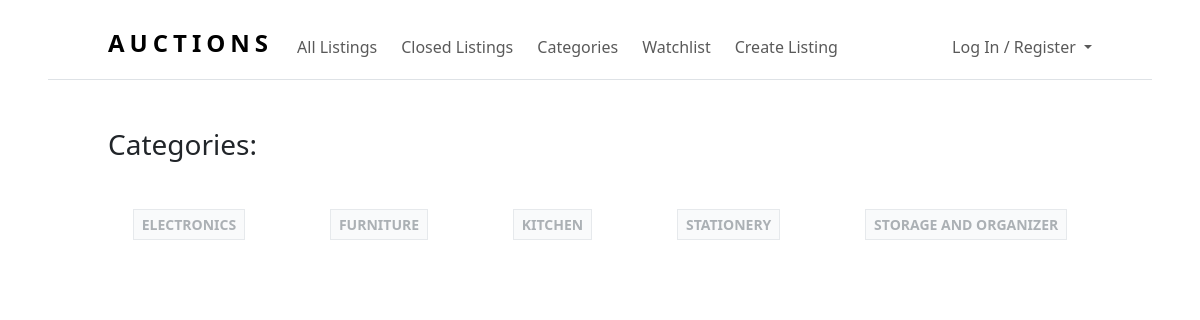
The page /categories on the database as committed earlier.
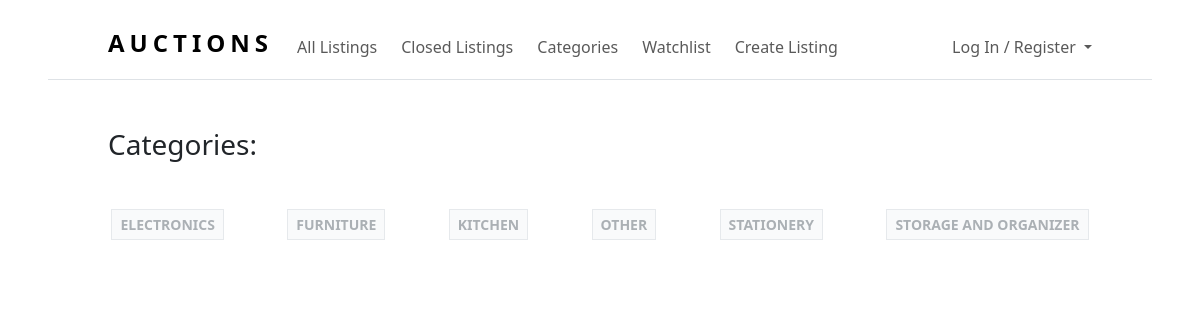
The same page on the database as committed later.
### auctions/models.py (models this page shows)
class Category(models.Model):
    category = models.CharField(max_length=255)
    class Meta:
        ordering = ["category"]
    def __str__(self):
        return self.category

### auctions/views.py (the view)
# urls.py: path("categories", views.categories, name="categories"),
def categories(request):
    return render(request, "auctions/categories.html", {
        "categories": Category.objects.all(),
        "headline": f"Categories:"
    })

### auctions/templates/auctions/categories.html
{% extends "auctions/layout.html" %}
{% block body %}
<div class="container mx-5 my-2">
    <div class="mx-5">
        <h3>{{ headline }}</h3>
    </div>
</div>
<div class="d-flex flex-wrap m-5 justify-content-evenly ">
    {% for category in categories %}
    <div class="mb-2 d-block">
        <div class="btn btn-sm btn-light border rounded-0 text-uppercase text-decoration-none text-secondary fw-bold opacity-75">
            <a href="{% url 'listing_category' category_name=category %}"
        class="text-uppercase text-decoration-none text-secondary fw-bold opacity-75">{{category}}</a>
        </div>
    </div>
    {% endfor %}
</div>
{% endblock %}

### auctions/templates/auctions/layout.html (shortened to what this page needs)
{% load static %}
<!DOCTYPE html>
<html lang="en">
    <head>
        <link href="https://cdn.jsdelivr.net/npm/bootstrap@5.3.0-alpha3/dist/css/bootstrap.min.css" rel="stylesheet">
        <link rel="stylesheet" href="https://cdn.jsdelivr.net/npm/bootstrap-icons@1.10.4/font/bootstrap-icons.css">
        <link href="{% static 'auctions/styles.css' %}" rel="stylesheet">
    </head>
    <body>
        <nav class="mx-5 pt-4 navbar navbar-expand-lg navbar-white bg-white sticky-top border-bottom">
            <div class="mx-5 container-fluid">
                <a class="text-decoration-none navbar-brand me-3" href="/">
                    <h4 class="fw-bold" style="letter-spacing:5px;">AUCTIONS</h4>
                </a>
                <div class="collapse navbar-collapse" id="navbarNavDropdown">
                    <ul class="navbar-nav me-auto mb-2 mb-lg-0">
                        <li class="nav-item">
                            <a class="nav-link me-2" aria-current="page" href="{% url 'all' %}">All Listings</a>
                        </li>
                        <li class="nav-item">
                            <a class="nav-link me-2" aria-current="page" href="{% url 'closed' %}">Closed Listings</a>
                        </li>
                        <li class= "nav-item">
                            <a class="nav-link me-2" href="{% url 'categories' %}">Categories</a>
                        </li>
                        <li class="nav-item">
                            <a class="nav-link me-2" href="{% url 'watchlists' %}">Watchlist</a>
                        </li>
                        <li class="nav-item">
                            <a class="nav-link me-2" href="{% url 'create' %}">Create Listing</a>
                        </li>
                    </ul>
                    <span class="navbar-text dropdown">
                        {% if user.is_authenticated %}
                        <div class="dropdown-toggle" href="/" role="button" data-bs-toggle="dropdown" aria-expanded="false">
                            <i class="bi bi-person-fill me-1"></i>{{ user.username }}
                        </div>
                        <ul class="dropdown-menu">
                            <li class="nav-item">
                                <a class="text-decoration-none dropdown-item" href="{% url 'my_listings' %}">My Listings</a>
                            </li>
                            <li class="nav-item">
                                <a class="text-decoration-none dropdown-item" href="{% url 'logout' %}">Log Out</a>
                            </li>
                        </ul>
                        {% else %}
                        <div class="dropdown-toggle" href="/" role="button" data-bs-toggle="dropdown" aria-expanded="false">
                            Log In / Register
                        </div>
                        {% endif %}
                    </span>
                </div>
            </div>
        </nav>
        <div class="mt-5">
        {% block body %}
        {% endblock %}
        </div>
    </body>
</html>

### auctions/static/auctions/styles.css (style rules this page uses)
body { padding: 0px; }
:root { --maintransition: all 0.3s linear; }

Rows that differ between the two databases and show on the page:
added Category: category "OTHER"
